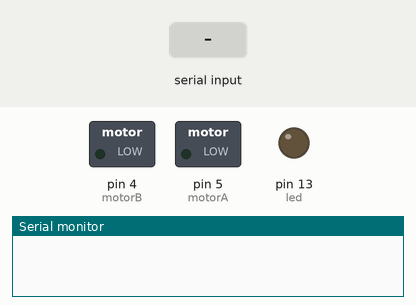
Simulated run of this sketch. Board: Arduino Uno, built with avr-gcc and run on an emulated ATmega328P. Shown: switched loads named in the sketch (green lamp = pin HIGH), output pins drawn as LEDs (lit = HIGH), the last lines printed to the serial monitor. Inputs (shaded band) come from the test bench.

Above: at 1.2 s.
1.3 s: "1" received over the second serial link
At 1.8 s:
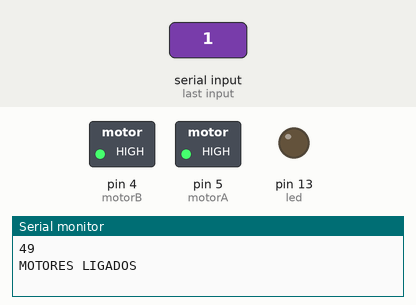
2.9 s: "2" received over the second serial link
At 4.2 s:
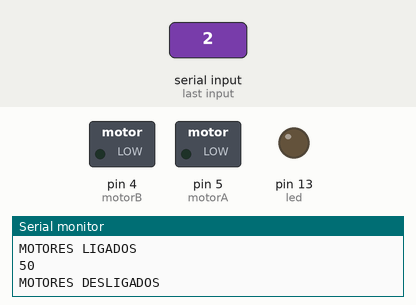
Timing chart, 0 to 5.9 s (numbered marks = the images above; inputs shaded):
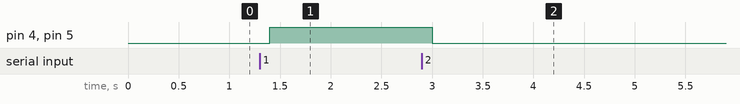

Measured:
- after the input at 1.3 s, pin 4 (motorB), pin 5 (motorA): LOW → HIGH after 0.10 s
- after the input at 2.9 s, pin 4 (motorB), pin 5 (motorA): HIGH → LOW after 0.10 s

The sketch:

ProgramaLargada.ino
```cpp
#define motorA 5
#define motorB 4
#define led 13

#include <SoftwareSerial.h>
SoftwareSerial btSerial(8, 9); //TX, RX

void setup() {
  pinMode(motorA, OUTPUT);
  pinMode(motorB, OUTPUT);
  pinMode(led, OUTPUT);

  Serial.begin(9600);//inicializei o monitor serial
  btSerial.begin(9600); //inicializei o módulo

}

void loop() {

  while (btSerial.available()) {

    int comandoRecebido = btSerial.read();
    Serial.println(comandoRecebido);
    delay(100);

    if (comandoRecebido == 49) {

      digitalWrite(motorA, HIGH);
      digitalWrite(motorB, HIGH);

      Serial.println("MOTORES LIGADOS");
      delay(200);
    }

    if (comandoRecebido == 50) {

      digitalWrite(motorA, LOW);
      digitalWrite(motorB, LOW);

      Serial.println("MOTORES DESLIGADOS");
      delay(200);
    }
  }
}
```
